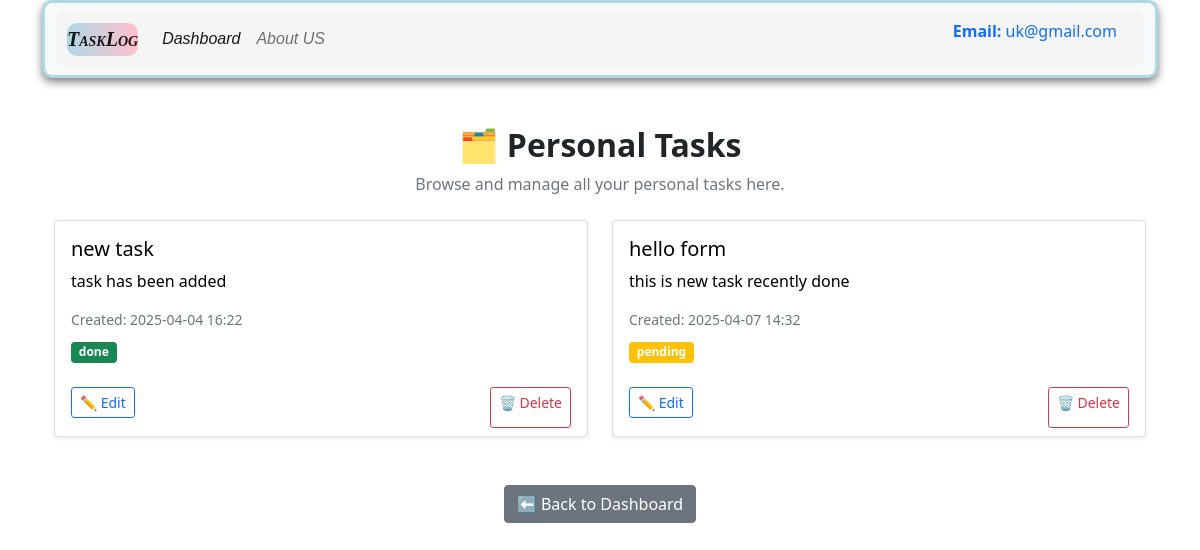
The app's page /category/Personal (signed in) with its own data.
### app.py (models this page shows, shortened)
class user_register(db.Model, UserMixin):
    __tablename__ = "user_register"
    user_id = db.Column(db.Integer, primary_key=True)
    name = db.Column(db.String(100), nullable= False)
    email =db.Column(db.String(100), nullable = False, unique=True)
    password = db.Column(db.String(255), nullable =False)
    date_created = db.Column(db.DateTime, default = datetime.utcnow)

class task_catagories(db.Model):
    __tablename__ ='task_catagories'
    cat_id = db.Column(db.Integer, primary_key=True)
    category_type = db.Column(db.String(50), nullable= False)
    user_id = db.Column(db.Integer, db.ForeignKey('user_register.user_id'), nullable=False)
    task_id = db.Column(db.Integer, db.ForeignKey('TaskLog.task_id'), nullable=False)

class Task_log(db.Model):
    __tablename__ = 'TaskLog'
    task_id = db.Column(db.Integer, primary_key =True)
    user_id = db.Column(db.Integer, db.ForeignKey('user_register.user_id'), nullable=False)
    title = db.Column(db.String(200), nullable = False)
    description = db.Column(db.String(700), nullable = False)
    task_created = db.Column(db.DateTime, default = datetime.utcnow)
    status = db.Column(db.String(50), default ="Pending")
    categories = db.relationship('task_catagories', backref='task', lazy=True)

### app.py (the view)
@app.route('/category/<string:cat_type>')
@login_required
def view_by_category(cat_type):
    tasks = (
        db.session.query(Task_log, task_catagories.category_type)
        .join(task_catagories, Task_log.task_id == task_catagories.task_id)
        .filter(Task_log.user_id == current_user.user_id, task_catagories.category_type == cat_type)
        .all()
    )
    return render_template('category_view.html', tasks=tasks, cat_type=cat_type)

### app.py (called while the page is built)
@login_manager.user_loader
def load_user(user_id):
    return user_register.query.get(int(user_id))

def login_required(f):
    @wraps(f)
    def decorated_function(*args, **kwargs):
        if 'user_id' not in session and not current_user.is_authenticated:
            return redirect(url_for('user_login'))  # Correct endpoint name
        return f(*args, **kwargs)
    return decorated_function

### templates/category_view.html
{% extends "base.html" %}
{% block body %}
<div class="container my-5">
    <div class="text-center mb-4">
        <h2 class="fw-bold">
            🗂️ {{ cat_type.capitalize() }} Tasks
        </h2>
        <p class="text-muted">Browse and manage all your {{ cat_type.lower() }} tasks here.</p>
    </div>
    {% if tasks %}
        <div class="row">
            {% for task, category in tasks %}
            <div class="col-md-6 mb-4">
                <div class="card border-left-{{ 'primary' if cat_type == 'Work' else 'success' }} shadow-sm h-100">
                    <div class="card-body">
                        <h5 class="card-title">{{ task.title }}</h5>
                        <p class="card-text">{{ task.description }}</p>
                        <p class="text-muted small mb-2">Created: {{ task.task_created.strftime('%Y-%m-%d %H:%M') }}</p>
                        <span class="badge bg-{{ 'success' if task.status.lower() == 'done' else 'warning' }}">
                            {{ task.status }}
                        </span>
                    </div>
                    <div class="card-footer bg-transparent border-top-0 d-flex justify-content-between">
                        <a href="/update_tasklog/{{ task.task_id }}" class="btn btn-sm btn-outline-primary">✏️ Edit</a>
                        <a href="/delete_tasklog/{{ task.task_id }}" class="btn btn-sm btn-outline-danger">🗑️ Delete</a>
                    </div>
                </div>
            </div>
            {% endfor %}
        </div>
    {% else %}
        <div class="alert alert-info text-center">
            No tasks found for category <strong>{{ cat_type }}</strong>.
        </div>
    {% endif %}
    <div class="text-center mt-4">
        <a href="/dashboard" class="btn btn-secondary">⬅️ Back to Dashboard</a>
    </div>
</div>
{% endblock body %}

### templates/base.html (shortened to what this page needs)
<!doctype html>
<html lang="en">
  <head>
    <link rel ="stylesheet" href="{{url_for('static', filename='css/style.css')}}">
    <link href="https://cdn.jsdelivr.net/npm/bootstrap@5.1.3/dist/css/bootstrap.min.css" rel="stylesheet">
    <link rel="stylesheet" href="https://cdn.jsdelivr.net/npm/bootstrap-icons@1.10.5/font/bootstrap-icons.css">
</head>
<body>
    <div class= "container" my-3>
        <nav class="navbar navbar-expand-lg navbar-light bg-light">
            <div class="container-fluid">
              <a class="navbar-brand" href="/">TaskLog </a>
              <div class="collapse navbar-collapse" id="navbarSupportedContent">
                <ul class="navbar-nav me-auto mb-2 mb-lg-0">
                  <li class="nav-item">
                    <a class="nav-link active" aria-current="page" href="/dashboard">Dashboard</a>
                  </li>
                  <li class="nav-item">
                    <a class="nav-link" href="/userdata">About US</a>
                  </li>
                  <li class="nav-item">
                    <a class="nav-link active"></a>
                  </li>
                </ul>
                <form class="d-flex">
                  {% if current_user.is_authenticated %}
                    <a class="nav-link active">
                      <p><b>Email:</b> {{ current_user.email }}</p>
                    </a>
                  {% else %}
                    <a class="nav-link active">
                      <p><b>Welcome, Guest</b></p>
                    </a>
                  {% endif %}
                </form>
              </div>
            </div>
          </nav>
{% block body %}
{% endblock body %}
</body>
</html>

### static/css/style.css (style rules this page uses)
nav { background-color: linear-gradient(to right, lightblue, pink); color: black; padding: 10px; border: 3px solid lightblue ; border-radius: 10px; margin-bottom: 20px; box-shadow: 0px 4px 8px rgba(0,0,0,0.5); }
.navbar-brand { color: white; font: italic small-caps bold 18px "Times New Roman", serif; }
.nav-item { font-style: italic; font-size: 16px; font-family: 'Poppins', sans-serif; border-radius: 10px; }
.navbar-brand { background: linear-gradient(to right, lightblue, pink); border-radius: 10px; }
.container-fluid { background: whitesmoke; border-radius: 10px; }
.btn-outline-primary { border-radius: 8px; margin-right: 10px; margin-bottom: 10px; }
.col-md-6 { color: black; }

### records on screen
user_register: email "uk@gmail.com"
task_catagories: title "new task", description "task has been added", task_created "2025-04-04 16:22", status "done"
task_catagories: title "hello form", description "this is new task recently done", task_created "2025-04-07 14:32", status "pending"

### other values on screen
{{ cat_type.capitalize() }} "Personal"
{{ cat_type.lower() }} "personal"
